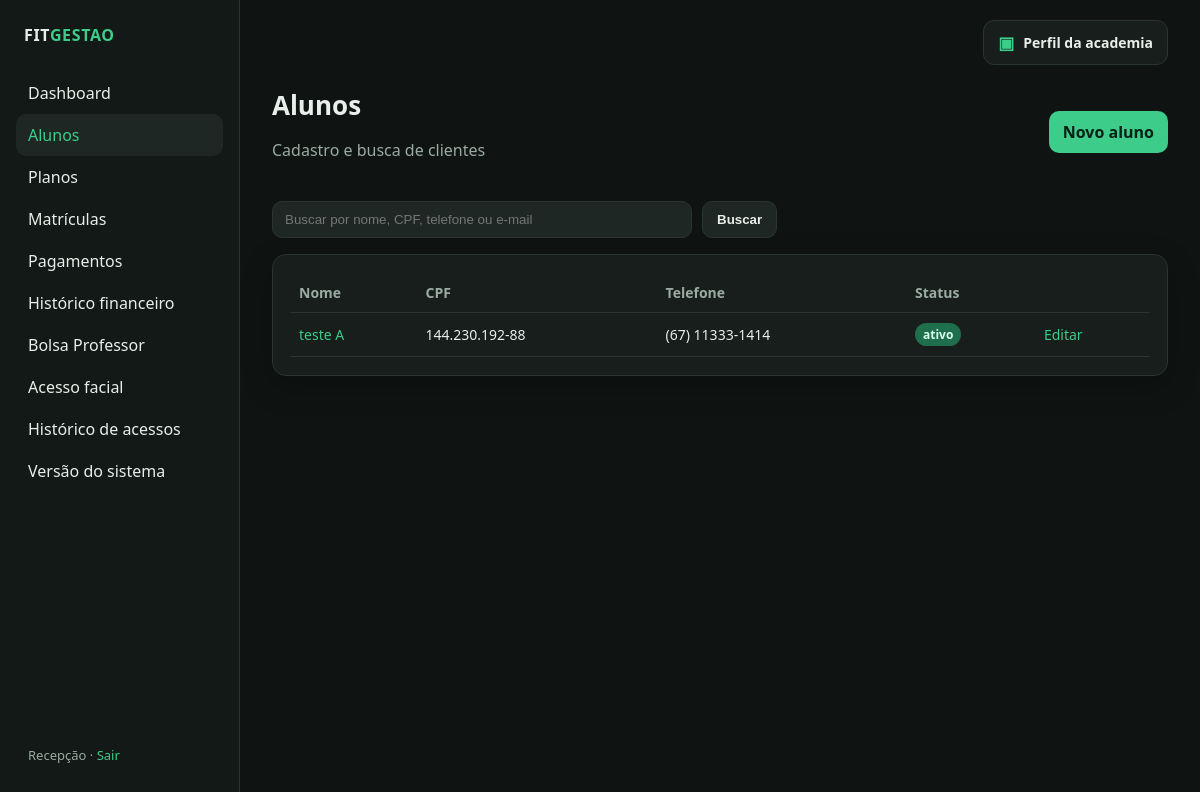
Screenshot of /alunos/ (signed in) with the database file from the repository.
### app/models.py (models this page shows)
class User(UserMixin, db.Model):
    id = db.Column(db.Integer, primary_key=True)
    username = db.Column(db.String(80), unique=True, nullable=False)
    name = db.Column(db.String(120), nullable=False)
    password_hash = db.Column(db.String(255), nullable=False)
    payments = db.relationship("Payment", backref="registered_by", lazy=True)

class Student(db.Model):
    id = db.Column(db.Integer, primary_key=True)
    name = db.Column(db.String(120), nullable=False)
    document = db.Column(db.String(20), unique=True, nullable=False)
    phone = db.Column(db.String(30), nullable=True)
    email = db.Column(db.String(120), nullable=True)
    birth_date = db.Column(db.Date, nullable=True)
    status = db.Column(db.String(20), nullable=False, default="ativo")
    is_instructor = db.Column(db.Boolean, nullable=False, default=False)
    controlid_user_id = db.Column(db.Integer, unique=True, nullable=True)
    face_registered = db.Column(db.Boolean, nullable=False, default=False)
    created_at = db.Column(db.DateTime, server_default=db.func.now())
    enrollments = db.relationship(
        "Enrollment", backref="student", lazy=True, order_by="Enrollment.start_date.desc()"
    )

### app/routes/students.py (the view, shortened to what this page needs)
@bp.route("/")
@login_required
def list_students():
    refresh_enrollment_statuses()
    q = (request.args.get("q") or "").strip()
    query = Student.query
    students = query.order_by(Student.name).all()
    return render_template("students/list.html", students=students, q=q)

### app/services.py (called while the page is built)
def refresh_enrollment_statuses():
    today = date.today()
    rows = Enrollment.query.filter(Enrollment.status != "cancelada").all()
    changed = False
    for enrollment in rows:
        new_status = "vencida" if enrollment.end_date < today else "ativa"
        if enrollment.status != new_status:
            enrollment.status = new_status
            changed = True
    if changed:
        db.session.commit()

### app/templates/students/list.html (shortened to what this page needs)
{% extends "base.html" %}
{% block content %}
<div class="topbar">
  <div>
    <h1>Alunos</h1>
    <p class="muted">Cadastro e busca de clientes</p>
  </div>
  <a class="btn" href="{{ url_for('students.create') }}">Novo aluno</a>
</div>
<form class="toolbar" method="get" style="margin-bottom:16px">
  <input type="search" name="q" value="{{ q }}" placeholder="Buscar por nome, CPF, telefone ou e-mail" style="max-width:420px">
  <button class="btn secondary" type="submit">Buscar</button>
</form>
<div class="card">
  {% if students %}
  <table>
    <thead>
      <tr><th>Nome</th><th>CPF</th><th>Telefone</th><th>Status</th><th></th></tr>
    </thead>
    <tbody>
      {% for s in students %}
      <tr>
        <td><a href="{{ url_for('students.detail', student_id=s.id) }}">{{ s.name }}</a></td>
        <td>{{ s.document }}</td>
        <td>{{ s.phone or '—' }}</td>
        <td><span class="badge {{ s.status }}">{{ s.status }}</span></td>
        <td><a href="{{ url_for('students.edit', student_id=s.id) }}">Editar</a></td>
      </tr>
      {% endfor %}
    </tbody>
  </table>
  {% else %}
    <p class="muted">Nenhum aluno encontrado.</p>
  {% endif %}
</div>
{% endblock %}

### app/templates/base.html (shortened to what this page needs)
<!doctype html>
<html lang="pt-BR">
<head>
  <link rel="stylesheet" href="{{ url_for('static', filename='css/style.css') }}">
</head>
<body>
<div class="layout">
  <aside class="sidebar">
    <p class="brand">FIT<span>GESTAO</span></p>
    <nav class="nav">
      <a href="{{ url_for('dashboard.index') }}" class="{{ 'active' if request.endpoint == 'dashboard.index' }}">Dashboard</a>
      <a href="{{ url_for('students.list_students') }}" class="{{ 'active' if request.endpoint and request.endpoint.startswith('students.') }}">Alunos</a>
      <a href="{{ url_for('plans.list_plans') }}" class="{{ 'active' if request.endpoint and request.endpoint.startswith('plans.') }}">Planos</a>
      <a href="{{ url_for('enrollments.list_enrollments') }}" class="{{ 'active' if request.endpoint and request.endpoint.startswith('enrollments.') }}">Matrículas</a>
      <a href="{{ url_for('payments.list_payments') }}" class="{{ 'active' if request.endpoint and request.endpoint.startswith('payments.') }}">Pagamentos</a>
      <a href="{{ url_for('payments.history') }}" class="{{ 'active' if request.endpoint == 'payments.history' }}">Histórico financeiro</a>
      <a href="{{ url_for('scholarships.index') }}" class="{{ 'active' if request.endpoint and request.endpoint.startswith('scholarships.') }}">Bolsa Professor</a>
      <a href="{{ url_for('facial_access.index') }}" class="{{ 'active' if request.endpoint == 'facial_access.index' }}">Acesso facial</a>
      <a href="{{ url_for('facial_access.history') }}" class="{{ 'active' if request.endpoint == 'facial_access.history' }}">Histórico de acessos</a>
      <a href="{{ url_for('system.version') }}" class="{{ 'active' if request.endpoint == 'system.version' }}">Versão do sistema</a>
    </nav>
    <div class="user">
      {{ current_user.name }} · <a href="{{ url_for('auth.logout') }}">Sair</a>
    </div>
  </aside>
  <main class="main">
    <div class="main-top-actions">
      <a class="academy-profile-link {{ 'active' if request.endpoint and request.endpoint.startswith('academy.') }}"
         href="{{ url_for('academy.profile') }}">
        <span class="academy-profile-icon">▣</span>
        <span>Perfil da academia</span>
      </a>
    </div>
    {% block content %}{% endblock %}
  </main>
</div>
</body>
</html>

### app/static/css/style.css (style rules this page uses)
:root { --bg: #0f1412; --panel: #171e1b; --panel-2: #1e2723; --line: #2a3530; --text: #e8eee9; --muted: #9aaba1; --accent: #3dcc8a; --accent-dim: #1f6f4d; --danger: #e05a5a; --warn: #e0b45a; --info: #5aa8e0; --radius: 14px; --shadow: 0 10px 30px rgba(0, 0, 0, 0.28); font-family: "Segoe UI", system-ui, sans-serif; }
* { box-sizing: border-box; }
html, body { margin: 0; min-height: 100%; background: var(--bg); color: var(--text); }
a { color: var(--accent); text-decoration: none; }
.layout { display: grid; grid-template-columns: 240px 1fr; min-height: 100vh; }
.sidebar { background: #121916; border-right: 1px solid var(--line); padding: 24px 16px; display: flex; flex-direction: column; gap: 8px; }
.brand { font-weight: 700; letter-spacing: 0.04em; margin: 0 8px 18px; }
.brand span { color: var(--accent); }
.nav a { display: block; color: var(--text); padding: 10px 12px; border-radius: 10px; text-decoration: none; }
.nav a:hover, .nav a.active { background: var(--panel-2); color: var(--accent); }
.sidebar .user { margin-top: auto; color: var(--muted); font-size: 13px; padding: 12px; }
.main { padding: 28px 32px 48px; }
.topbar { display: flex; justify-content: space-between; align-items: center; gap: 16px; margin-bottom: 24px; }
h1 { margin: 0; font-size: 26px; }
.muted { color: var(--muted); }
.card { background: var(--panel); border: 1px solid var(--line); border-radius: var(--radius); padding: 18px; box-shadow: var(--shadow); }
.toolbar { display: flex; gap: 10px; flex-wrap: wrap; align-items: center; }
input, select, textarea { background: var(--panel-2); border: 1px solid var(--line); color: var(--text); border-radius: 10px; padding: 10px 12px; width: 100%; }
.btn { display: inline-flex; align-items: center; justify-content: center; background: var(--accent); color: #062015; font-weight: 700; border: 0; border-radius: 10px; padding: 10px 14px; cursor: pointer; text-decoration: none; }
.btn.secondary { background: var(--panel-2); color: var(--text); border: 1px solid var(--line); }
table { width: 100%; border-collapse: collapse; }
th, td { text-align: left; padding: 10px 8px; border-bottom: 1px solid var(--line); font-size: 14px; }
th { color: var(--muted); font-weight: 600; }
.badge { display: inline-block; padding: 3px 8px; border-radius: 999px; font-size: 12px; font-weight: 700; }
.badge.ativa, .badge.pago, .badge.ativo { background: #1f6f4d; color: #d8ffe9; }
.main-top-actions { display: flex; justify-content: flex-end; margin: -8px 0 22px; }
.academy-profile-link { display: inline-flex; align-items: center; gap: 9px; padding: 10px 14px; border: 1px solid var(--line); border-radius: 11px; background: var(--panel); color: var(--text); font-size: 14px; font-weight: 600; text-decoration: none; }
.academy-profile-icon { color: var(--accent); font-size: 17px; }

### rows the page displays
User: name "Recepção"
Student: name "teste A", document "144.230.192-88", phone "(67) 11333-1414", status "ativo"
